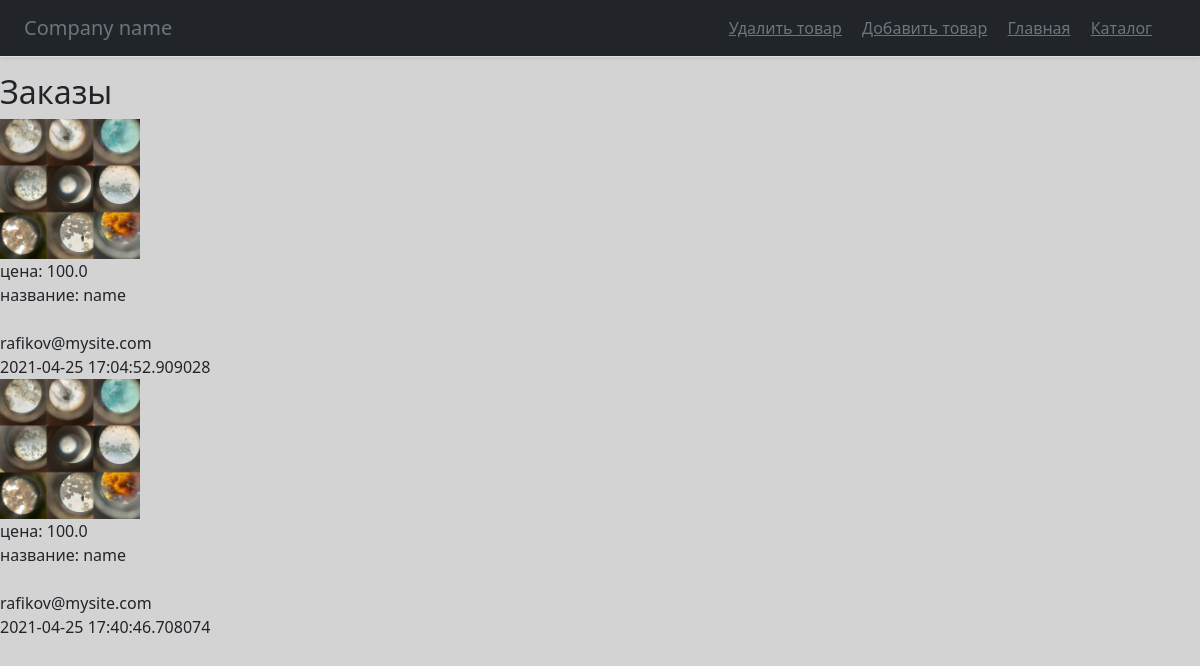
/admin85367/panel (signed in), run on the app's committed database.
### main.py (models this page shows)
class Orders(db.Model):
    id = db.Column(db.Integer, primary_key=True, autoincrement=True)
    id_of_user = db.Column(db.Integer,  db.ForeignKey("users.id"))
    address = db.Column(db.String(200), nullable=True)
    email = db.Column(db.String(30), index=True, nullable=True)
    track_num = db.Column(db.String(30), nullable=True)
    comment_of_user = db.Column(db.String(200), nullable=True)
    comment_of_sender = db.Column(db.String(200), nullable=True)
    status = db.Column(db.String(30), nullable=True)
    created_date = db.Column(db.DateTime,
                default=datetime.datetime.now)
    item = db.Column(db.String(300), index=True, nullable=True)

class Items(db.Model):
    id = db.Column(db.Integer, primary_key=True, autoincrement=True)
    name = db.Column(db.String(100), nullable=True)
    description = db.Column(db.Text, nullable=True)
    photo_url = db.Column(db.Text, nullable=True)
    count = db.Column(db.Integer, nullable=True)
    price = db.Column(db.Float, nullable=True)

### main.py (the view)
    @app.route('/admin85367/panel', methods=['POST', 'GET'])
    def panel():
        if request.method == 'GET':
            if 'admin' in session.keys() and session['admin'] == '4891nimda':
                return render_template('panel.html', title='Панель',
                                        css_file='panel.css', orders=Orders.query.all(), Items=Items)
            else:
                return redirect('/admin85367')

### templates/panel.html
{% extends "admin_base.html" %}
{% block content %}
<h2>Заказы</h2>
{% for order in orders %}
<div>
    {% for i in order.item %}
        <img src="/{{ Items.query.filter(Items.id == i).all()[0].photo_url }}" width="140px" height="140px">
        <br>
        <a>цена: {{ Items.query.filter(Items.id == i).all()[0].price }}</a>
        <br>
        <a>название: {{ Items.query.filter(Items.id == i).all()[0].name }}</a>
    {% endfor %}
    <br><br>
    <a>{{ order.email }}</a><br>
    <a>{{ order.created_date }}</a>
</div>
{% endfor %}
{% endblock %}

### static/css/panel.css (style rules this page uses)
body { background-color: lightgrey; }

### data on the page
Orders: query.filter (picture), email "rafikov@mysite.com", created_date "2021-04-25 17:04:52.909028"
Items: query.filter "100.0" "100.0", query.filter "name" "name"
Orders: query.filter (picture), email "rafikov@mysite.com", created_date "2021-04-25 17:40:46.708074"
